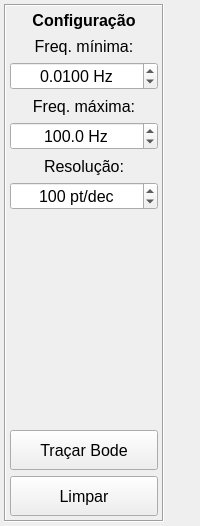
      <widget class="QWidget" name="tabBode">
       <attribute name="title">
        <string>Diagrama de Bode</string>
       </attribute>
       <layout class="QHBoxLayout" name="horizontalLayout_5">
        <property name="leftMargin">
         <number>4</number>
        </property>
        <property name="topMargin">
         <number>4</number>
        </property>
        <property name="rightMargin">
         <number>4</number>
        </property>
        <property name="bottomMargin">
         <number>4</number>
        </property>
        <item>
         <widget class="QFrame" name="frameBode">
          <property name="minimumSize">
           <size>
            <width>160</width>
            <height>0</height>
           </size>
          </property>
          <property name="maximumSize">
           <size>
            <width>160</width>
            <height>16777215</height>
           </size>
          </property>
          <property name="frameShape">
           <enum>QFrame::Box</enum>
          </property>
          <property name="frameShadow">
           <enum>QFrame::Sunken</enum>
          </property>
          <layout class="QVBoxLayout" name="verticalLayout_8">
           <property name="leftMargin">
            <number>4</number>
           </property>
           <property name="topMargin">
            <number>4</number>
           </property>
           <property name="rightMargin">
            <number>4</number>
           </property>
           <property name="bottomMargin">
            <number>4</number>
           </property>
           <item>
            <widget class="QLabel" name="labelBodeTit">
             <property name="minimumSize">
              <size>
               <width>0</width>
               <height>20</height>
              </size>
             </property>
             <property name="maximumSize">
              <size>
               <width>16777215</width>
               <height>20</height>
              </size>
             </property>
             <property name="font">
              <font>
               <pointsize>12</pointsize>
               <weight>75</weight>
               <bold>true</bold>
              </font>
             </property>
             <property name="text">
              <string>Configuração</string>
             </property>
             <property name="alignment">
              <set>Qt::AlignCenter</set>
             </property>
            </widget>
           </item>
           <item>
            <widget class="QLabel" name="labelFmin">
             <property name="minimumSize">
              <size>
               <width>0</width>
               <height>20</height>
              </size>
             </property>
             <property name="maximumSize">
              <size>
               <width>16777215</width>
               <height>20</height>
              </size>
             </property>
             <property name="font">
              <font>
               <pointsize>12</pointsize>
              </font>
             </property>
             <property name="lineWidth">
              <number>0</number>
             </property>
             <property name="midLineWidth">
              <number>0</number>
             </property>
             <property name="text">
              <string>Freq. mínima:</string>
             </property>
             <property name="alignment">
              <set>Qt::AlignCenter</set>
             </property>
            </widget>
           </item>
           <item>
            <widget class="QDoubleSpinBox" name="doubleSpinFmin">
             <property name="minimumSize">
              <size>
               <width>0</width>
               <height>25</height>
              </size>
             </property>
             <property name="font">
              <font>
               <pointsize>12</pointsize>
              </font>
             </property>
             <property name="toolTip">
              <string>Entre com a frequência mínima para o cálculo do diagrama de Bode</string>
             </property>
             <property name="alignment">
              <set>Qt::AlignCenter</set>
             </property>
             <property name="buttonSymbols">
              <enum>QAbstractSpinBox::UpDownArrows</enum>
             </property>
             <property name="suffix">
              <string notr="true"> Hz</string>
             </property>
             <property name="decimals">
              <number>4</number>
             </property>
             <property name="minimum">
              <double>0.000100000000000</double>
             </property>
             <property name="maximum">
              <double>2000.000000000000000</double>
             </property>
             <property name="value">
              <double>0.010000000000000</double>
             </property>
            </widget>
           </item>
           <item>
            <widget class="QLabel" name="labelFmax">
             <property name="minimumSize">
              <size>
               <width>0</width>
               <height>20</height>
              </size>
             </property>
             <property name="maximumSize">
              <size>
               <width>16777215</width>
               <height>20</height>
              </size>
             </property>
             <property name="font">
              <font>
               <pointsize>12</pointsize>
              </font>
             </property>
             <property name="lineWidth">
              <number>0</number>
             </property>
             <property name="midLineWidth">
              <number>0</number>
             </property>
             <property name="text">
              <string>Freq. máxima:</string>
             </property>
             <property name="alignment">
              <set>Qt::AlignCenter</set>
             </property>
            </widget>
           </item>
           <item>
            <widget class="QDoubleSpinBox" name="doubleSpinFmax">
             <property name="minimumSize">
              <size>
               <width>0</width>
               <height>25</height>
              </size>
             </property>
             <property name="font">
              <font>
               <pointsize>12</pointsize>
              </font>
             </property>
             <property name="toolTip">
              <string>Entre com a frequência máxima para o cálculo do diagrama de Bode</string>
             </property>
             <property name="alignment">
              <set>Qt::AlignCenter</set>
             </property>
             <property name="buttonSymbols">
              <enum>QAbstractSpinBox::UpDownArrows</enum>
             </property>
             <property name="suffix">
              <string notr="true"> Hz</string>
             </property>
             <property name="decimals">
              <number>1</number>
             </property>
             <property name="minimum">
              <double>0.000000000000000</double>
             </property>
             <property name="maximum">
              <double>100000.000000000000000</double>
             </property>
             <property name="value">
              <double>100.000000000000000</double>
             </property>
            </widget>
           </item>
           <item>
            <widget class="QLabel" name="labelBodeRes">
             <property name="minimumSize">
              <size>
               <width>0</width>
               <height>20</height>
              </size>
             </property>
             <property name="maximumSize">
              <size>
               <width>16777215</width>
               <height>20</height>
              </size>
             </property>
             <property name="font">
              <font>
               <pointsize>12</pointsize>
              </font>
             </property>
             <property name="lineWidth">
              <number>0</number>
             </property>
             <property name="midLineWidth">
              <number>0</number>
             </property>
             <property name="text">
              <string>Resolução:</string>
             </property>
             <property name="alignment">
              <set>Qt::AlignCenter</set>
             </property>
            </widget>
           </item>
           <item>
            <widget class="QDoubleSpinBox" name="doubleSpinBodeRes">
             <property name="minimumSize">
              <size>
               <width>0</width>
               <height>25</height>
              </size>
             </property>
             <property name="font">
              <font>
               <pointsize>12</pointsize>
              </font>
             </property>
             <property name="toolTip">
              <string>Entre com o número de pontos por década para o traçado do diagrama de Bode</string>
             </property>
             <property name="alignment">
              <set>Qt::AlignCenter</set>
             </property>
             <property name="buttonSymbols">
              <enum>QAbstractSpinBox::UpDownArrows</enum>
             </property>
             <property name="suffix">
              <string notr="true"> pt/dec</string>
             </property>
             <property name="decimals">
              <number>0</number>
             </property>
             <property name="minimum">
              <double>5.000000000000000</double>
             </property>
             <property name="maximum">
              <double>1000.000000000000000</double>
             </property>
             <property name="value">
              <double>100.000000000000000</double>
             </property>
            </widget>
           </item>
           <item>
            <spacer name="verticalSpacerBode">
             <property name="orientation">
              <enum>Qt::Vertical</enum>
             </property>
             <property name="sizeHint" stdset="0">
              <size>
               <width>20</width>
               <height>214</height>
              </size>
             </property>
            </spacer>
           </item>
           <item>
            <widget class="QPushButton" name="btnPlotBode">
             <property name="minimumSize">
              <size>
               <width>0</width>
               <height>40</height>
              </size>
             </property>
             <property name="font">
              <font>
               <pointsize>12</pointsize>
              </font>
             </property>
             <property name="toolTip">
              <string>Traçar o Diagrama de Bode</string>
             </property>
             <property name="text">
              <string>Traçar Bode</string>
             </property>
            </widget>
           </item>
           <item>
            <widget class="QPushButton" name="btnBodeClear">
             <property name="minimumSize">
              <size>
               <width>0</width>
               <height>40</height>
              </size>
             </property>
             <property name="font">
              <font>
               <pointsize>12</pointsize>
              </font>
             </property>
             <property name="toolTip">
              <string>Limpar a área do gráfico</string>
             </property>
             <property name="text">
              <string>Limpar</string>
             </property>
            </widget>
           </item>
          </layout>
         </widget>
        </item>
        <item>
         <layout class="QVBoxLayout" name="VBoxLayoutBode">
          <item>
           <widget class="MatplotlibWidget" name="mplBode" native="true"/>
          </item>
         </layout>
        </item>
       </layout>
      </widget>
